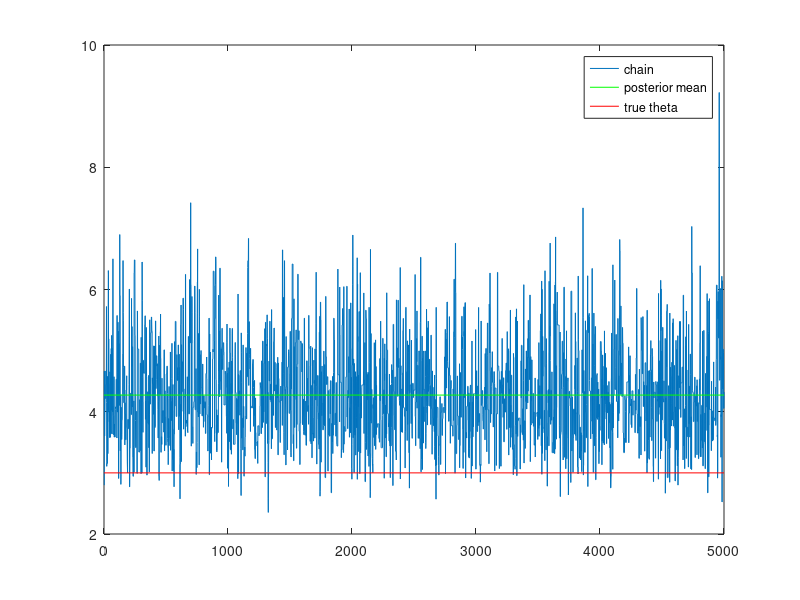

MATLAB code to generate this figure:
% Example of Bayesian estimation by MCMC
% sampling from exponential(theta) distribution
% lognormal prior

% Shows how MCMC can be used to get posterior mean

% explore different sample sizes, different true thetas


function BayesExample2
	close all;
	n = 30;    % sample size. NOTE: likelihood is computed directly, below. When sample size grows, 
                % IT DISAPPEARS! So, keep <= 2000
	truetheta = 3; % true theta
	y = exprnd(ones(n,1)*truetheta); % sample from exponential(theta)

	S = 5000;
	theta = 2.8; % start value for theta
	tuning = 0.5; % tunes the acceptance rate. Lowering increases acceptance 
                % try to get acceptance rate to be about 0.4 or so
	thetas = zeros(S,1);
	accepts = zeros(S,1);
	for s = 1:S
		thetastar =  proposal(theta, tuning);
		num = likelihood(y, thetastar)*prior(thetastar)*proposal_density(theta, thetastar, tuning);
		den = likelihood(y, theta)*prior(theta)*proposal_density(thetastar, theta, tuning);
		crit = num / den;
		accept = crit > rand(1,1);
		if accept
			theta = thetastar;
		end
		thetas(s,:) = theta;
		accepts(s,:) = accept;
	end
	plot(thetas);
	hold on;
	pm = mean(thetas(500:S,:));
	plot([0; S], [pm; pm], 'g');
	plot([0; S], [truetheta; truetheta], 'r');
	legend('chain', 'posterior mean', 'true theta');
	fprintf('posterior mean %f\n', pm);
	fprintf('acceptance rate %f\n', mean(accepts));
	%print -dpng BayesExample2.png;
end


% the prior is lognormal
function p = prior(theta)
	p = lognpdf(theta, 1, 1);
end

% the likelihood function
function dens = likelihood(y, theta)
	% scale is used to try keep the likelihood from going to zero
    % as the sample size increases. Professional software would do
    % this better.
    % it cancels out of the acceptance formula
    scale = 1/0.165;
    dens = scale*(1./theta).*exp(-y./theta);
    dens = prod(dens); % independent obsn
end

% the proposal density: random walk lognormal
function f = proposal_density(thetastar, theta, tuning)
	f = lognpdf(thetastar, log(theta), tuning);
end
% the proposal: random walk lognormal
function thetastar = proposal(theta, tuning)
	thetastar = lognrnd(log(theta), tuning);
end


